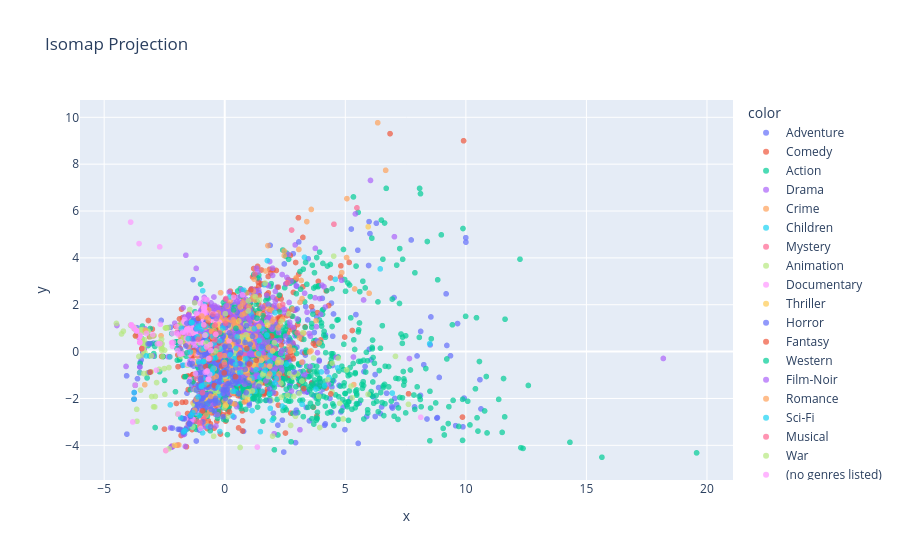

The notebook cell saved with this chart:
### Markdown cell above
ISOMAP

### Code cell
embedding = Isomap(n_components = 2, n_neighbors= 30)
X_isomap = embedding.fit_transform(X_combined)
fig_iso = px.scatter( x = X_isomap[:,0], y =X_isomap[:,1], color = y, opacity = 0.7, title = 'Isomap Projection')
fig_iso.show()

### Figure 1 — Plotly figure (JSON) as saved in the notebook; plotly's stock layout.template omitted (floating-point values rounded to 4 significant figures; data arrays with more than 128 entries replaced by an {"elided": "..."} marker saying what was removed)
{"data": [{"hovertemplate": "color=Adventure<br>x=%{x}<br>y=%{y}<extra></extra>", "legendgroup": "Adventure", "marker": {"color": "#636efa", "opacity": 0.7, "symbol": "circle"}, "mode": "markers", "name": "Adventure", "showlegend": true, "type": "scattergl", "x": {"elided": "653 float values"}, "xaxis": "x", "y": {"elided": "653 float values"}, "yaxis": "y"}, {"hovertemplate": "color=Comedy<br>x=%{x}<br>y=%{y}<extra></extra>", "legendgroup": "Comedy", "marker": {"color": "#EF553B", "opacity": 0.7, "symbol": "circle"}, "mode": "markers", "name": "Comedy", "showlegend": true, "type": "scattergl", "x": {"elided": "2779 float values"}, "xaxis": "x", "y": {"elided": "2779 float values"}, "yaxis": "y"}, {"hovertemplate": "color=Action<br>x=%{x}<br>y=%{y}<extra></extra>", "legendgroup": "Action", "marker": {"color": "#00cc96", "opacity": 0.7, "symbol": "circle"}, "mode": "markers", "name": "Action", "showlegend": true, "type": "scattergl", "x": {"elided": "1828 float values"}, "xaxis": "x", "y": {"elided": "1828 float values"}, "yaxis": "y"}, {"hovertemplate": "color=Drama<br>x=%{x}<br>y=%{y}<extra></extra>", "legendgroup": "Drama", "marker": {"color": "#ab63fa", "opacity": 0.7, "symbol": "circle"}, "mode": "markers", "name": "Drama", "showlegend": true, "type": "scattergl", "x": {"elided": "2226 float values"}, "xaxis": "x", "y": {"elided": "2226 float values"}, "yaxis": "y"}, {"hovertemplate": "color=Crime<br>x=%{x}<br>y=%{y}<extra></extra>", "legendgroup": "Crime", "marker": {"color": "#FFA15A", "opacity": 0.7, "symbol": "circle"}, "mode": "markers", "name": "Crime", "showlegend": true, "type": "scattergl", "x": {"elided": "537 float values"}, "xaxis": "x", "y": {"elided": "537 float values"}, "yaxis": "y"}, {"hovertemplate": "color=Children<br>x=%{x}<br>y=%{y}<extra></extra>", "legendgroup": "Children", "marker": {"color": "#19d3f3", "opacity": 0.7, "symbol": "circle"}, "mode": "markers", "name": "Children", "showlegend": true, "type": "scattergl", "x": {"elided": "197 float values"}, "xaxis": "x", "y": {"elided": "197 float values"}, "yaxis": "y"}, {"hovertemplate": "color=Mystery<br>x=%{x}<br>y=%{y}<extra></extra>", "legendgroup": "Mystery", "marker": {"color": "#FF6692", "opacity": 0.7, "symbol": "circle"}, "mode": "markers", "name": "Mystery", "showlegend": true, "type": "scattergl", "x": [4.529, 5.483, -0.04837, -0.7565, -0.5115, -0.788, 1.246, -0.4298, 0.9702, -0.5101, -0.5295, -0.4093, -0.2825, -0.517, 0.2179, -0.3782, 0.0553, 2.773, -0.5983, -1.281, -0.509, -1.174, -0.9504, 3.009, -0.5283, -0.1504, -0.7082, -0.06083, -0.1191, 0.8121, -0.2771, -1.263, -0.657, -1.461, 0.04624, -0.5901, 2.405, -0.5846, -0.6479, 2.091, 0.04198, -0.6962, -0.8796, -0.9177, -3.506, -0.7842, 0.09256, 2.228], "xaxis": "x", "y": [5.437, 6.136, -0.2342, 0.5568, 0.1979, 0.7231, 3.304, 0.8617, -0.7084, 0.334, 0.7653, -0.8648, 0.2218, 0.8635, 0.04715, 0.2793, -0.3234, 5.188, -0.3076, -2.5, 0.3494, -1.144, -2.537, 0.8024, 0.288, 0.3068, -0.8171, 0.7533, -0.5128, -0.1236, -0.8232, 0.7362, -1.148, -0.0252, 2.266, 0.3098, 2.013, 0.2309, 0.6407, 0.1182, -1.487, 0.3385, -2.846, -1.957, 0.401, -1.35, -0.1345, -1.186], "yaxis": "y"}, {"hovertemplate": "color=Animation<br>x=%{x}<br>y=%{y}<extra></extra>", "legendgroup": "Animation", "marker": {"color": "#B6E880", "opacity": 0.7, "symbol": "circle"}, "mode": "markers", "name": "Animation", "showlegend": true, "type": "scattergl", "x": {"elided": "298 float values"}, "xaxis": "x", "y": {"elided": "298 float values"}, "yaxis": "y"}, {"hovertemplate": "color=Documentary<br>x=%{x}<br>y=%{y}<extra></extra>", "legendgroup": "Documentary", "marker": {"color": "#FF97FF", "opacity": 0.7, "symbol": "circle"}, "mode": "markers", "name": "Documentary", "showlegend": true, "type": "scattergl", "x": {"elided": "386 float values"}, "xaxis": "x", "y": {"elided": "386 float values"}, "yaxis": "y"}, {"hovertemplate": "color=Thriller<br>x=%{x}<br>y=%{y}<extra></extra>", "legendgroup": "Thriller", "marker": {"color": "#FECB52", "opacity": 0.7, "symbol": "circle"}, "mode": "markers", "name": "Thriller", "showlegend": true, "type": "scattergl", "x": [0.4028, -0.4706, -0.2321, -0.4033, -0.2494, 5.949, 0.2273, 0.9181, -0.6083, 0.05509, 1.78, 1.414, -0.701, -0.2626, 1.517, -0.6254, -0.4182, -0.3505, -0.338, -0.788, -0.9906, -0.8151, -0.9041, 0.6894, -0.8673, -0.6689, 2.19, -0.4496, -0.5015, -0.2461, -0.3832, -0.4129, 0.07653, -0.5972, -0.2516, -0.578, 0.2628, -0.1364, -0.7556, -0.6971, -0.2816, 1.179, 0.1445, 1.007, 0.9456, 1.985, 0.6458, -0.6112, -0.527, -0.7013, -0.3387, -0.4314, 0.4514, -0.182, -2.085, 1.869, 0.4225, -0.8268, -0.06174, -0.8968, -0.8084, -0.2387, -0.704, -0.6018, -0.9125, -0.543, -0.7496, -0.9591, -0.8003, -0.5432, 0.5851, -0.8268, -0.7186, 0.02685, -0.8836, -0.9496, 0.1982, -0.2392, 0.9674, -1.373, -0.3322, -0.73, -0.8415, 0.536], "xaxis": "x", "y": [-0.896, -0.2801, -0.9442, 0.5322, -0.02915, 5.328, -0.1438, -0.8006, 0.15, -2.296, 1.122, 1.073, -0.000615, -1.516, -0.375, 0.9311, 0.3953, -0.1306, 0.4532, 0.7231, -0.09046, -0.3601, 0.63, 0.4061, -0.4097, 0.7997, -0.4772, 0.5234, 0.2246, 0.08978, 0.9766, -1.895, -0.4357, 0.8334, -0.7012, -1.166, 0.2475, -0.1158, 0.7374, -1.844, -0.1761, -0.5692, -0.8034, -1.212, -2.053, 0.02852, -0.3147, -1.514, 0.6261, 1.047, -0.2213, -0.06776, -1.13, 0.1247, -4.001, -0.6206, -0.7384, -1.374, 0.9325, -1.432, 0.6946, 1.162, -0.3081, 0.7033, -1.848, -1.969, -0.3266, -1.944, -2.007, -1.934, 1.307, -1.374, -1.003, 0.6154, -0.6996, -1.871, -0.2091, 0.8942, 0.5129, -2.688, 1.405, -0.8286, -1.407, -0.565], "yaxis": "y"}, {"hovertemplate": "color=Horror<br>x=%{x}<br>y=%{y}<extra></extra>", "legendgroup": "Horror", "marker": {"color": "#636efa", "opacity": 0.7, "symbol": "circle"}, "mode": "markers", "name": "Horror", "showlegend": true, "type": "scattergl", "x": {"elided": "468 float values"}, "xaxis": "x", "y": {"elided": "468 float values"}, "yaxis": "y"}, {"hovertemplate": "color=Fantasy<br>x=%{x}<br>y=%{y}<extra></extra>", "legendgroup": "Fantasy", "marker": {"color": "#EF553B", "opacity": 0.7, "symbol": "circle"}, "mode": "markers", "name": "Fantasy", "showlegend": true, "type": "scattergl", "x": [-0.2504, -0.6402, 1.083, 1.942, -0.6604, 3.677, 0.9192, -0.3919, -0.9093, -0.5623, 0.4482, -0.7214, -0.6132, -0.747, -3.437, -0.4298, -0.5668, -3.701, -0.368, -0.2831, -0.693, -0.7429, -0.6236, -0.4788, -1.092, 1.302, -0.782, -3.085, -0.6795, -1.29, 0.1959, 4.402, -0.565, 0.6125, -0.5742, -0.1258, -0.02292, 7.622, -0.7035, 3.272, 9.86, 1.027], "xaxis": "x", "y": [0.3821, -0.2808, 2.64, 0.6669, 0.4015, 0.3434, 0.1271, 0.9255, -2.527, -0.2671, -1.074, -1.405, 0.4752, 0.207, 0.1269, -1.448, 0.844, 0.674, 0.9417, -0.3459, 1.204, -0.8562, -0.3504, 0.4267, 1.42, -0.3683, -0.6324, -0.8723, 0.2705, 0.03933, -2.576, -1.807, -0.7098, -0.2742, 0.5389, -0.6199, -0.9085, -1.801, -1.313, -1.578, -2.795, -0.5298], "yaxis": "y"}, {"hovertemplate": "color=Western<br>x=%{x}<br>y=%{y}<extra></extra>", "legendgroup": "Western", "marker": {"color": "#00cc96", "opacity": 0.7, "symbol": "circle"}, "mode": "markers", "name": "Western", "showlegend": true, "type": "scattergl", "x": [0.001023, 1.713, -0.5785, -0.1671, -0.5148, -0.5112, 0.3653, -0.4366, -0.2792, -0.2915, -0.2745, -0.3841, -0.5389, -0.7705, -0.4909, -0.8019, 0.4646, -0.3291, 0.0365, -1.563, 1.786, 1.333, -0.3636], "xaxis": "x", "y": [-0.5147, 0.7511, -0.6399, 0.7719, -0.1644, 1.112, 1.781, 0.9322, -0.1115, 0.7906, -0.05591, -0.2604, -0.2771, 0.7137, 0.9216, 0.7095, 0.9921, 0.6965, -0.3529, -0.04809, 0.6254, 1.425, -0.8199], "yaxis": "y"}, {"hovertemplate": "color=Film-Noir<br>x=%{x}<br>y=%{y}<extra></extra>", "legendgroup": "Film-Noir", "marker": {"color": "#ab63fa", "opacity": 0.7, "symbol": "circle"}, "mode": "markers", "name": "Film-Noir", "showlegend": true, "type": "scattergl", "x": [-0.6852, 0.06817, -0.3515, -0.3043, -0.7916, -0.6546, 0.06342, -0.6161, -0.6563, -1.004, -0.4952, -0.8933], "xaxis": "x", "y": [-0.294, 1.963, 1.407, 1.512, 0.8749, 0.8174, -0.1542, 0.7944, 0.2318, 0.6365, 0.3353, 1.138], "yaxis": "y"}, {"hovertemplate": "color=Romance<br>x=%{x}<br>y=%{y}<extra></extra>", "legendgroup": "Romance", "marker": {"color": "#FFA15A", "opacity": 0.7, "symbol": "circle"}, "mode": "markers", "name": "Romance", "showlegend": true, "type": "scattergl", "x": [-0.555, -0.8288, -1.038, -0.4377, -0.4321, -0.3836, -0.9614, -0.4609, -1.246, -0.2183, 2.673, 1.863, -0.5489, -0.5618, -0.5093, -0.3532, -0.01604, -0.4911, 0.406, -0.5359, -0.8482, -0.5816, -0.57, -0.9195, -0.949, -0.4265, -0.2146, -3.288, -0.8043, -0.6887, -0.6067, -0.02163, 1.431, -0.7278, -1.293, -0.7706, -1.177, -0.7482], "xaxis": "x", "y": [-0.2273, -0.3778, 0.652, -0.7228, 0.882, 0.7261, 0.08171, -0.07173, -2.505, -0.1237, 0.2139, -0.9534, 0.8554, -0.8662, 0.6113, -1.059, -0.4622, -1.125, -2.239, 0.8763, 0.1027, -1.913, 0.3213, 1.121, 1.517, 1.085, -0.2171, 0.91, 1.046, 1.355, 0.2841, -0.1717, -0.1579, 0.2119, -0.04113, 0.1866, -2.031, -1.331], "yaxis": "y"}, {"hovertemplate": "color=Sci-Fi<br>x=%{x}<br>y=%{y}<extra></extra>", "legendgroup": "Sci-Fi", "marker": {"color": "#19d3f3", "opacity": 0.7, "symbol": "circle"}, "mode": "markers", "name": "Sci-Fi", "showlegend": true, "type": "scattergl", "x": [0.8612, 1.678, 0.511, -0.2711, -0.8781, -1.399, -0.8415, 2.139, -0.8149, -0.4806, -0.537, -1.356, -1.089, -0.8953, -0.1893, -1.387, -0.4864, -1.162, -1.821, -1.427, -0.8032, -0.7823, -1.057, -1.32, -0.7254, -0.6496, -0.5686, -1.102, -3.755, -0.7629, -0.5333, -0.8253, -1.141, -0.9509, 0.4535, -0.4328, -0.92, 1.232, 1.41, -1.078, -0.9771, 8.499, 6.948, -0.7821, -0.3764, -0.9595, -0.8921, -1.645, -0.2239, -1.705, -1.801, -1.511, -0.63, -0.6617, -0.9689, 1.752, -0.5151, -0.6456, -0.07728, 4.682, -3.251, 0.2217], "xaxis": "x", "y": [-0.3029, -0.7884, 0.6356, -1.521, -0.4231, -2.718, -1.407, -1.156, 0.7027, -0.7164, -0.2884, 1.24, 1.087, -0.4224, 0.112, 1.242, 0.6541, 0.9788, -2.823, -0.01691, 0.1599, 0.6941, -2.731, -2.609, 0.4497, -1.281, -0.8278, -1.934, -1.748, 0.7297, -0.9032, 0.6943, 0.6298, 0.963, -0.5447, 0.3242, -3.467, 0.9772, -0.08526, -0.4346, -1.481, 0.3388, -1.769, 1.08, -0.2641, -1.466, 0.1209, -3.367, 0.4585, -3.428, 0.9921, 0.5545, -0.9449, -0.2989, 1.117, 0.7044, -0.9159, -1.193, 1.003, -0.6986, -0.1839, -0.1316], "yaxis": "y"}, {"hovertemplate": "color=Musical<br>x=%{x}<br>y=%{y}<extra></extra>", "legendgroup": "Musical", "marker": {"color": "#FF6692", "opacity": 0.7, "symbol": "circle"}, "mode": "markers", "name": "Musical", "showlegend": true, "type": "scattergl", "x": [-0.2166, -0.398, -0.3305, -0.6166, 2.611, -0.6054, -0.2043, 0.03287, -0.8485, -1.031, -0.4028, -0.4028, -0.6407, -0.7303, -0.9253, -1.096, -1.157, -0.4112, -0.4901, -0.6665, -0.6087, -0.004611, -3.52], "xaxis": "x", "y": [0.8149, 1.136, 0.1565, -0.2736, 2.935, -0.2902, -0.1371, 1.2, 1.111, -3.027, 0.7671, 0.7613, 0.2746, 0.1657, -1.75, 0.5245, -2.977, 0.5094, 1.6, 0.2539, 0.1432, -0.5609, 0.392], "yaxis": "y"}, {"hovertemplate": "color=War<br>x=%{x}<br>y=%{y}<extra></extra>", "legendgroup": "War", "marker": {"color": "#B6E880", "opacity": 0.7, "symbol": "circle"}, "mode": "markers", "name": "War", "showlegend": true, "type": "scattergl", "x": [-0.6593, -0.7766, -0.3773, -0.792], "xaxis": "x", "y": [0.2705, 0.3628, 0.03098, 0.7151], "yaxis": "y"}, {"hovertemplate": "color=(no genres listed)<br>x=%{x}<br>y=%{y}<extra></extra>", "legendgroup": "(no genres listed)", "marker": {"color": "#FF97FF", "opacity": 0.7, "symbol": "circle"}, "mode": "markers", "name": "(no genres listed)", "showlegend": true, "type": "scattergl", "x": [-2.835, 1.351, 8.128, -0.9994, -0.8043, -1.214, -0.6207, -0.5733, -0.3646, -0.6539, -3.878, -2.691, -0.6756, -0.6617, -1.185, -1.739, -0.8253, -0.7234, -0.7429, -3.248, -3.52, -2.168, -3.65, -1.929, -3.878, -0.5941, -3.52, -3.904, -3.658, -3.714, -3.778, -0.8731, -0.7569, -0.6844], "xaxis": "x", "y": [-0.7964, -4.074, -2.803, -3.282, -0.8841, -0.9477, -0.9709, 0.03658, 0.734, -1.191, 1.135, 0.3386, -1.18, -0.2989, 1.632, 0.8331, 0.6943, -0.8221, -0.8562, 0.7773, 0.392, 0.7737, 0.8881, -2.663, 1.135, 0.3011, 0.392, 5.526, 0.8801, -1.435, 1.049, 1.146, 0.2045, -1.179], "yaxis": "y"}], "layout": {"legend": {"title": {"text": "color"}, "tracegroupgap": 0}, "title": {"text": "Isomap Projection"}, "xaxis": {"anchor": "y", "domain": [0, 1], "title": {"text": "x"}}, "yaxis": {"anchor": "x", "domain": [0, 1], "title": {"text": "y"}}}}
